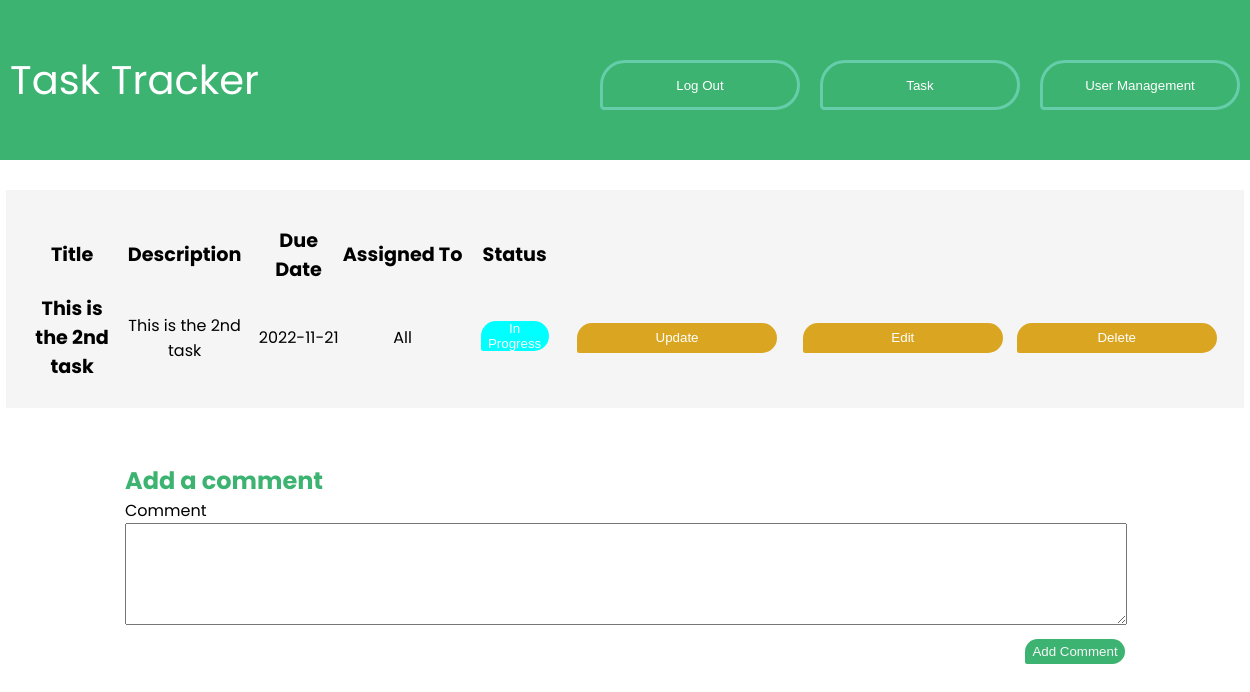
Page /viewTask/2 (signed in) on the committed database.
### models.py (models this page shows, shortened)
class Todo(db.Model):
    id = db.Column(db.Integer, primary_key=True)
    title = db.Column(db.String(100))
    description = db.Column(db.String(4150))
    assigned = db.Column(db.String(100))
    due = db.Column(db.Date)
    complete = db.Column(db.Integer)
    createdBy = db.Column(db.Integer)
    comments = db.relationship("Comment", backref="comment", cascade="all, delete-orphan", lazy=True)

### app.py (the view)
@app.route('/viewTask/<int:task_id>')
def viewTask(task_id):
    global user
    user_list = User.query.all()
    if user == User:
        return redirect(url_for('login'))
    else:
        form = CommentForm()
        return render_template('viewTask.html', user=user, user_list=user_list,
                               todo=Todo.query.filter_by(id=task_id).first(), form=form)

### forms.py
class CommentForm(FlaskForm):
    class Meta:
        csrf = False
    comment = TextAreaField(validators=[Length(min=1)])
    submit = SubmitField('Add Comment')

### templates/viewTask.html (shortened to what this page needs)
<!DOCTYPE html>
<html lang="en">
<head>
    <link rel="stylesheet" href="../static/main.css">
</head>
<body>
    <div class= "index-wrapper">
        <a class="index-header" href="/">
            Task Tracker
        </a>
        <div class="top-contain">
            <a href="/logout">
                <button class="top-bar">Log Out</button>
            </a>
            <a href="/task">
                <button class="top-bar">Task</button>
            </a>
                <a href="/ViewUsers">
                    <button class="top-bar">User Management</button>
                </a>
        </div>
    </div>
    <div id="todo" class="todo">
        <table>
            <thead>
                <th>Title</th>
                <th>Description</th>
                <th>Due Date</th>
                <th>Assigned To</th>
                <th>Status</th>
                <th></th>
                <th></th>
            </thead>
            <tbody>
                <tr>
                    <td class="title">{{ todo.title }}</td>
                    <td>{{ todo.description }}</td>
                    <td>{{ todo.due }}</td>
                    <td>{{ todo.assigned }}</td>
                    <td>{% if todo.complete == 0 %}
                        <button class="notStarted">Not Started</button>
                    {% elif todo.complete == 1 %}
                        <button class="inProgress">In Progress</button>
                    {% else %}
                        <button class="complete">Complete</button>
                    {% endif %}</td>
                    <td><a href="/update/{{ todo.id }}">
                        <button class="task-button">Update</button>
                    </a></td>
                    {% if todo.createdBy == user.id or user.access == 1 %}
                        <td><a href="/editTask/{{ todo.id }}">
                            <button class="task-button">Edit</button>
                        </a></td>
                        <td><a href="/delete/{{ todo.id }}">
                            <button class="task-button">Delete</button>
                        </a></td>
                    {% endif %}</tr>
            </tbody>
        </table>
    </div>
<form action="{{ url_for('new_comment', task_id=todo.id) }}" method="post">
  <div class="submit-container">
    <h2>Add a comment</h2>
    <div>
      {{ form.comment.label }} <br/> {{ form.comment }}
    </div>
    {{ form.submit }}
  </div>
</form>
</body>
</html>

### static/main.css (style rules this page uses)
h2 { color: mediumseagreen; font-family: 'Poppins', sans-serif; }
label:not(.ex) { display: block; float: left; width: 120px; font-family: 'Poppins', sans-serif; text-align: left; }
th { font-size: larger; height: 75px; width: 550px; font-family: 'Poppins', sans-serif; }
td { height: 75px; }
tbody { font-family: 'Poppins', sans-serif; }
td > a > button:not(.exclude) { width: 200px; height: 30px; background-color: goldenrod; border-style: none; color: white; }
a { text-decoration: none; }
.todo { text-align: center; background-color: whitesmoke; width: 95%; margin-left: auto; margin-right: auto; padding: 2%; }
.inProgress { background-color: aqua; border-style: none; color: white; height: 30px; width: 70%; border-radius: 30px 30px 30px 5px; }
.title { font-weight: bold; font-size: larger; }
.task-button { border-radius: 30px 30px 30px 5px; }
.top-bar { background-color: mediumseagreen; border-style: solid; border-color: mediumaquamarine; border-width: 3px; color: white; height: 50px; width: 200px; margin-right: 10px; margin-left: 10px; border-radius: 30px 30px 30px 5px; }
.top-contain { margin-top: 20px; display: flex; justify-content: center; }
.index-header { color: white; display: flex; justify-content: center; font-family: 'Poppins', sans-serif; font-size: 40px; padding: 10px; }
.index-wrapper { background-color: mediumseagreen; display:flex; padding: 40px; border-radius: 30px; width: 100%; justify-content: space-between; }
* { padding: 0px; margin: 0px; }
body { display: flex; flex-direction: column; align-items: center; gap:30px }
input[type="submit"] { color: white; }
.submit-container { padding: 25px; width: 80vw; display:flex; flex-direction: column; }
.submit-container > input { background-color: mediumseagreen; border-style: none; color: whitesmoke; height: 25px; width: 100px; margin-top: 10px; border-radius: 30px 30px 30px 5px; align-self:flex-end; }
textarea { width: 80vw; height:100px; }

### rows in the picture
Todo: title "This is the 2nd task", description "This is the 2nd task", due "2022-11-21", assigned "All"
